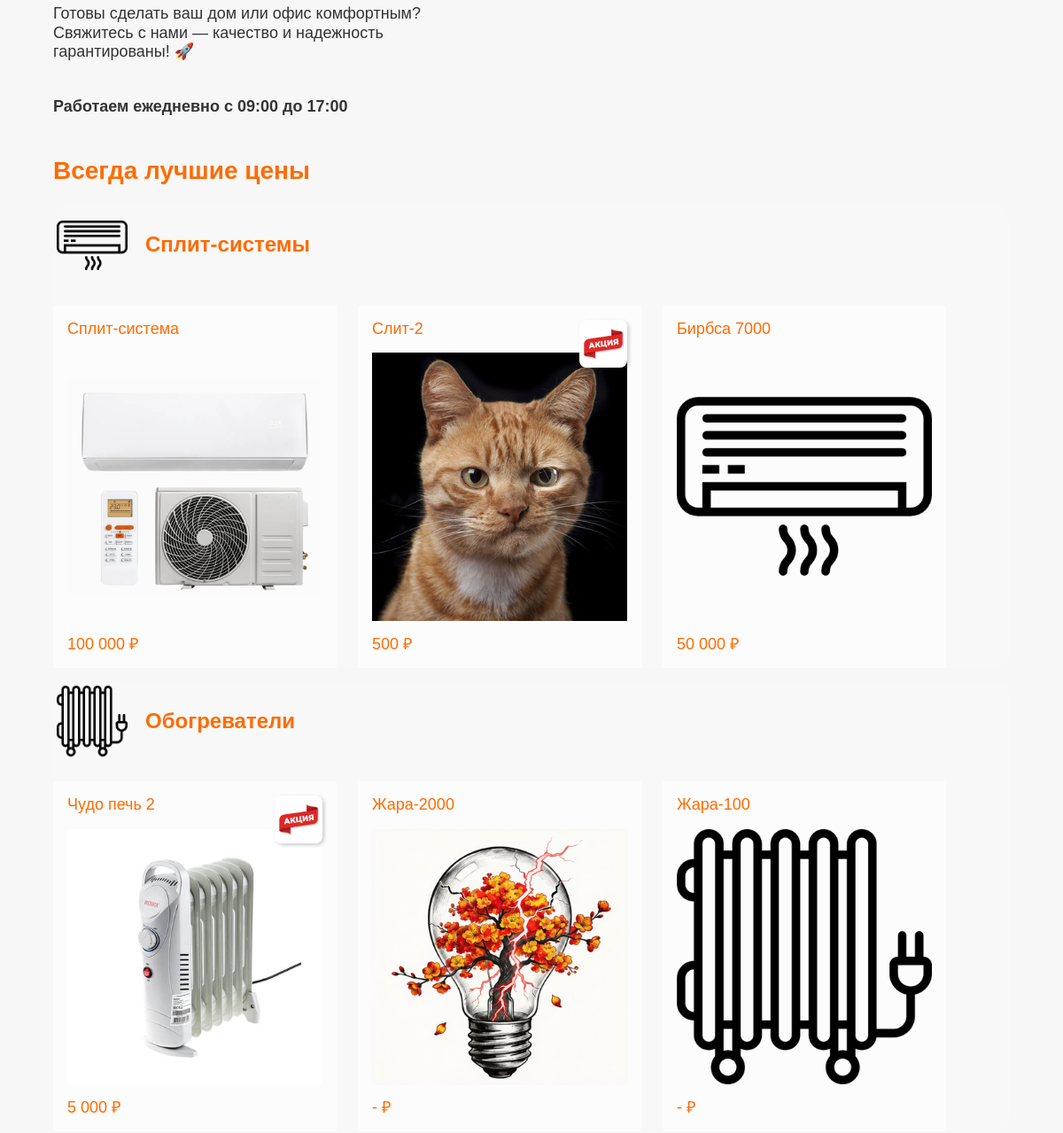
Before: / (middle part) with the older database file.
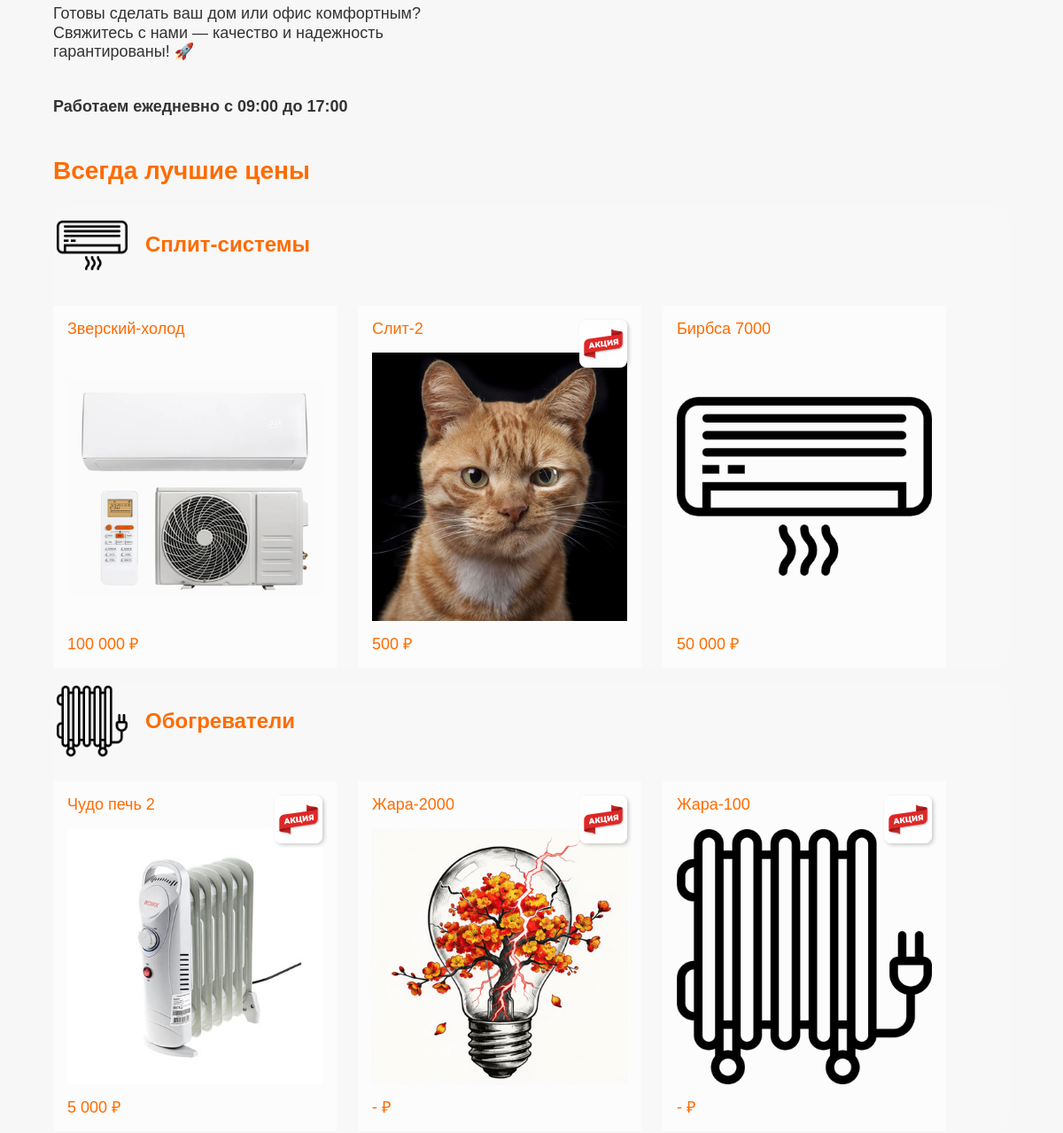
After: the same page with the newer database file.
### app/models.py (models this page shows)
class Product(db.Model):
    __tablename__ = 'products'
    id = db.Column(db.Integer, primary_key=True)
    name = db.Column(db.String(64), nullable=False, unique=True)
    description = db.Column(db.Text, nullable=True)
    image_path = db.Column(db.String(255), nullable=True)
    price = db.Column(db.Float, nullable=True)
    visible = db.Column(db.Boolean, default=True)
    category_id = db.Column(db.Integer, db.ForeignKey('categories.id'), nullable=False)
    promo_id = db.Column(db.Integer, db.ForeignKey('promotions.id'), nullable=True)
    custom_fields_data = db.Column(db.JSON, nullable=True)
    orders = db.relationship('Order', backref='product', lazy=True)
    def __repr__(self):
        return f'<Product {self.id}: {self.name}>'

### app/blueprints/main/routes.py (the view)
@main_bp.route('/index')
@main_bp.route('/')
def index():
    products_all = get_products_per_category(6)
    return render_template('main/home.html',
                           name='teskanevskaya',
                           products_all = products_all)

### app/blueprints/main/services.py (called while the page is built)
def get_products_per_category(n):
    categories = Category.query.filter_by(active=True).all()
    result = dict()
    for category in categories:
        print(category)
        if products := Product.query.filter_by(category_id=category.id).limit(n).all():
            print(products)
            result[category.name] = {
                'products' : [product for product in products],
                'image_path': category.image_path if category.image_path else None
            }
    return result

### app/models.py (called while the page is built)
    def __repr__(self):
        return f'<Category {self.id}: {self.name}>'

### app/templates/main/home.html (shortened to what the changed rows need)
{% extends "./main/contact.html" %}
{% block homepage %}
    <section class="main-section">
            <div class="container">
                <div class="content"><h2>Всегда лучшие цены</h2></div>
                <div class="content">
                    {% for cat, products in products_all.items() %}
                        <div class="category-block">
                            <div class="home-cat-list" href="#">
                                {% if products.image_path %}
                                    {% set cat_image = url_for('uploaded_file', filename='images/thumbs/' + products.image_path) %}
                                {% else %}
                                    {% set cat_image = "#" %}
                                {% endif %}
                                <img class="thumb-img"
                                    src="{{ cat_image }}"
                                    alt="{{products.image_path}}"
                                    srcset="{{ cat_image }}">
                                <h3>{{cat}}</h3>
                            </div>
                            <div class="home-products">
                            {% for product in products['products'] %}
                                <div class="home-product-card">
                                    <a class="home-product" href="{{ url_for('shop.order', category_name=cat, product_name=product.name)}}">
                                        {% if product.promo_id %}
                                        <img class="home-product--promo"
                                            src="{{ url_for('static', filename='img/pic/promo-mini.png') }}"
                                            alt="АКЦИЯ"
                                            srcset="{{ url_for('static', filename='img/pic/promo-mini.png') }}">
                                        {% endif %}
                                        <div class="home-product--name">{{ product.name }}</div>
                                        <div class="home-product--image">
                                            {% if product.image_path %}
                                                {% set product_image = url_for('uploaded_file', filename='images/thumbs/' + product.image_path) %}
                                            {% else %}
                                                {% set product_image = cat_image %}
                                            {% endif %}
                                            <img class="home-product--thumb"
                                                src="{{ product_image }}"
                                                alt="{{product.image_path}}"
                                                srcset="{{ product_image }}">
                                        </div>
                                        <div class="home-product--description">
                                            <div class="home-product--price">
                                                <div class="home-product-price">
                                                    {{ "{:,.0f}".format(product.price).replace(',', ' ') if product.price else "-" }} ₽
                                                </div>
                                            </div>
                                        </div>
                                    </a>
                                </div>
                            {% endfor %}
                            </div>
                        </div>
                    {% endfor %}
                </div>
            </div>
    </section>
{% endblock %}

Changed rows visible on the page:
changed Product: name "Сплит-система" → "Зверский-холод"
changed Product "Жара-2000": promo_id: picture added
changed Product "Жара-100": promo_id: picture added
